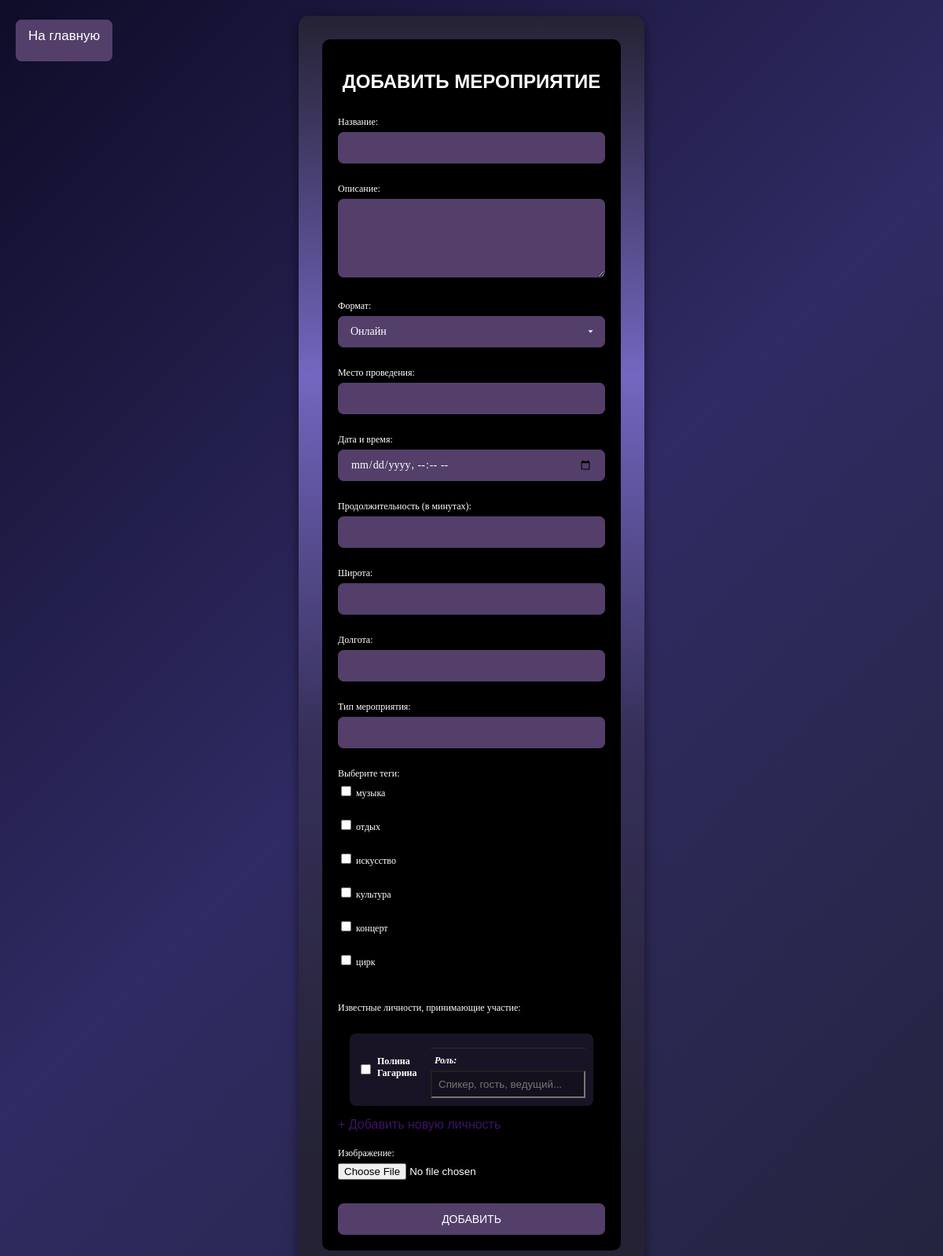
Screenshot of /add_event (signed in) with the database file from the repository.
### app.py (models this page shows)
class Tag(db.Model):
    id = db.Column(db.Integer, primary_key=True)
    name = db.Column(db.String(50), unique=True, nullable=False)

class Celebrity(db.Model):
    id = db.Column(db.Integer, primary_key=True)
    name = db.Column(db.String(100), nullable=False)
    description = db.Column(db.Text)
    image_url = db.Column(db.String(200))
    is_verified = db.Column(db.Boolean, default=False)
    created_at = db.Column(db.DateTime, default=datetime.utcnow)
    events = db.relationship('Event', secondary='event_celebrity', backref='celebrities')

### app.py (the view, shortened to what this page needs)
@app.route('/add_event', methods=['GET', 'POST'])
def add_event():
    if 'username' not in session or session['role'] != 'organizer':
        return redirect(url_for('home'))
    tags = Tag.query.all()
    celebrities = Celebrity.query.all()
    return render_template('add_event.html', tags=tags, celebrities=celebrities)

### templates/add_event.html (shortened to what this page needs)
<!DOCTYPE html>
<html>
<head>
    <link rel="stylesheet" href="{{ url_for('static', filename='styles.css') }}">
</head>
<body>
<div class="header">
    <a href="{{ url_for('home') }}" class="menu-btn">На главную</a>
</div>
<div class="auth-wrapper">
    <div class="auth-container">
        <div class="auth-form-container">
            <h2 class="auth-title">Добавить мероприятие</h2>
            <form method="POST" enctype="multipart/form-data" class="auth-form">
                <div class="form-group">
                    <label for="title">Название:</label>
                    <input class="form-input" type="text" name="title" id="title" required>
                </div>
                <div class="form-group">
                    <label for="description">Описание:</label>
                    <textarea class="form-textarea" name="description" id="description" required></textarea>
                </div>
                <div class="form-group">
                    <label for="format">Формат:</label>
                    <select class="form-select" name="format" id="format" required>
                        <option value="online">Онлайн</option>
                    </select>
                </div>
                <div class="form-group">
                    <label for="location">Место проведения:</label>
                    <input class="form-input" type="text" name="location" id="location" required>
                </div>
                <div class="form-group">
                    <label for="date_time">Дата и время:</label>
                    <input class="form-input" type="datetime-local" name="date_time" id="date_time" required>
                </div>
                <div class="form-group">
                    <label for="duration">Продолжительность (в минутах):</label>
                    <input class="form-input" type="number" name="duration" id="duration" required>
                </div>
                <div class="form-group">
                    <label for="lat">Широта:</label>
                    <input class="form-input" type="number" step="any" name="lat" id="lat">
                </div>
                <div class="form-group">
                    <label for="lng">Долгота:</label>
                    <input class="form-input" type="number" step="any" name="lng" id="lng">
                </div>
                <div class="form-group">
                    <label for="event_type">Тип мероприятия:</label>
                    <input class="form-input" type="text" name="event_type" id="event_type" required>
                </div>
                <div class="form-group">
                    <label>Выберите теги:</label>
                    {% for tag in tags %}
                        <label>
                            <input type="checkbox" name="tags" value="{{ tag.id }}">
                            {{ tag.name }}
                        </label><br>
                    {% endfor %}
                </div>
<div class="form-group">
    <label>Известные личности, принимающие участие:</label>
    <div class="celebrities-container">
        <div class="celebrity-list">
            {% for celebrity in celebrities %}
                <div class="celebrity-item">
                    <input type="checkbox" id="celebrity-{{ celebrity.id }}" name="celebrities" value="{{ celebrity.id }}">
                    <label for="celebrity-{{ celebrity.id }}">{{ celebrity.name }}</label>
                    <div class="celebrity-role">
                        <label for="role-{{ celebrity.id }}">Роль:</label>
                        <input type="text" id="role-{{ celebrity.id }}" name="celebrity_roles" style="color: #FFFFFF" placeholder="Спикер, гость, ведущий...">
                    </div>
                </div>
            {% endfor %}
        </div>
    </div>
    <a href="{{ url_for('add_celebrity') }}" class="link-button" style="color: #3F1368; text-decoration: none;">+ Добавить новую личность</a>
</div>
                <div class="form-group">
                    <label for="image">Изображение:</label>
                    <input type="file" name="image" accept="image/*">
                </div>
                <button type="submit" class="submit-btn">Добавить</button>
            </form>
        </div>
    </div>
</div>
</body>
</html>

### static/styles.css (style rules this page uses)
body { margin: 0; padding: 0; background: url("../static/images/gradient.png") no-repeat center center fixed; background-size: cover; color: #ffffff; font-family: 'Roboto Mono', sans-serif; }
.header { position: absolute; background: rgba(0, 0, 0, 0.54); padding: 25px 20px; display: flex; align-items: center; justify-content: space-between; width: calc(100% - 30px); border-radius: 14px; top: 20px; left: 15px; z-index: 1000; transform: translateY(0); transition: transform 0.2s ease-out; will-change: transform; border-bottom: 1px solid rgba(255, 255, 255, 0.1); box-sizing: border-box; gap: 30px; }
.menu-btn { display: flex; align-items: center; justify-content: center; gap: 8px; padding: 0 20px; background: #3725C1; border: none; color: white; cursor: pointer; border-radius: 14px; transition: background 0.3s ease; text-decoration: none; font-size: 17px; height: 53px; box-sizing: border-box; }
.celebrity-item { display: flex; align-items: center; background: rgba(63, 51, 93, 0.5); border-radius: 8px; padding: 6px; max-width: 100%; }
.celebrity-role { font-size: 12px; color: #9bb8ff; font-style: italic; }
.celebrities-container { background: rgba(0, 0, 0, 0.2); border-radius: 8px; padding: 15px; margin-top: 10px; }
.celebrity-list { display: grid; grid-template-columns: repeat(auto-fill, minmax(250px, 1fr)); gap: 15px; }
.celebrity-item { background: rgba(63, 51, 93, 0.4); border-radius: 8px; padding: 10px; }
.celebrity-item label { display: inline-block; margin-left: 5px; font-weight: bold; }
.celebrity-role { margin-top: 8px; padding-top: 8px; border-top: 1px solid rgba(255, 255, 255, 0.1); }
.celebrity-role input { padding: 8px; background: rgba(0, 0, 0, 0.2); }

### templates/add_event.html (style rules this page uses)
.auth-wrapper { position: relative; width: 100%; min-height: 100vh; background: linear-gradient(135deg, #0f0c29 0%, #302b63 50%, #24243e 100%), repeating-linear-gradient(45deg, transparent, transparent 2px, rgba(255, 255, 255, 0.03) 2px, rgba(255, 255, 255, 0.03) 4px); display: flex; justify-content: center; align-items: center; padding: 20px; box-sizing: border-box; }
.auth-container { position: relative; width: 380px; padding: 30px; background: linear-gradient(180deg, #252234 0%, #7366C0 28.5%, #36305A 57%, #242234 91.32%); border-radius: 12.8px; box-shadow: 0px 3.2px 13.6px rgba(0, 0, 0, 0.5); }
.auth-form-container { background: #000000; border-radius: 10px; padding: 20px; }
.auth-form { position: relative; width: 100%; }
.auth-title { font-family: 'Abel', sans-serif; font-size: 24px; text-align: center; text-transform: uppercase; color: #FFFFFF; margin-bottom: 30px; }
.form-group { margin-bottom: 20px; position: relative; }
.form-group label { font-family: 'Lora', serif; font-size: 12px; color: #FFFFFF; margin-bottom: 5px; display: block; }
.form-input, .form-textarea, .form-select, .form-file { width: 100%; height: 40px; background: #533F6A; border: 1px solid #533F6A; border-radius: 7px; padding: 0 15px; color: #FFFFFF; font-family: 'Lora', serif; font-size: 14px; box-sizing: border-box; margin-bottom: 5px; }
.form-textarea { height: 100px; padding: 10px 15px; resize: vertical; }
.form-input::placeholder { color: rgba(255, 255, 255, 0.6); }
.form-select { appearance: none; -webkit-appearance: none; -moz-appearance: none; background-repeat: no-repeat; background-position: right 10px center; background-size: 15px; }
.submit-btn, .menu-btn { background: #533F6A; border: 1px solid #533F6A; color: #FFFFFF; }
.submit-btn { width: 100%; height: 40px; border-radius: 7px; font-family: 'Abel', sans-serif; font-size: 14px; text-transform: uppercase; cursor: pointer; transition: all 0.3s ease; margin-top: 10px; }
.header { background: transparent; border-bottom: none; position: absolute; top: 0; left: 0; width: 100%; z-index: 1000; }
.menu-btn { padding: 10px 15px; border-radius: 7px; font-family: 'Abel', sans-serif; text-decoration: none; display: inline-block; }

### rows the page displays
Tag: name "музыка"
Tag: name "отдых"
Tag: name "искусство"
Tag: name "культура"
Tag: name "концерт"
Tag: name "цирк"
Celebrity: name "Полина Гагарина"
